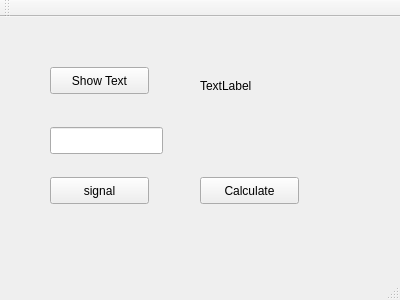
<?xml version="1.0" encoding="UTF-8"?>
<ui version="4.0">
 <class>MainWindow</class>
 <widget class="QMainWindow" name="MainWindow">
  <property name="geometry">
   <rect>
    <x>0</x>
    <y>0</y>
    <width>400</width>
    <height>300</height>
   </rect>
  </property>
  <property name="windowTitle">
   <string>MainWindow</string>
  </property>
  <widget class="QWidget" name="centralWidget">
   <widget class="QPushButton" name="pushButton">
    <property name="geometry">
     <rect>
      <x>50</x>
      <y>50</y>
      <width>99</width>
      <height>27</height>
     </rect>
    </property>
    <property name="text">
     <string>Show Text</string>
    </property>
   </widget>
   <widget class="QLabel" name="label">
    <property name="geometry">
     <rect>
      <x>200</x>
      <y>60</y>
      <width>181</width>
      <height>17</height>
     </rect>
    </property>
    <property name="text">
     <string>TextLabel</string>
    </property>
   </widget>
   <widget class="QLineEdit" name="lineEdit">
    <property name="geometry">
     <rect>
      <x>50</x>
      <y>110</y>
      <width>113</width>
      <height>27</height>
     </rect>
    </property>
   </widget>
   <widget class="QPushButton" name="pushButton_2">
    <property name="geometry">
     <rect>
      <x>50</x>
      <y>160</y>
      <width>99</width>
      <height>27</height>
     </rect>
    </property>
    <property name="text">
     <string>signal</string>
    </property>
   </widget>
   <widget class="QPushButton" name="pushButton_3">
    <property name="geometry">
     <rect>
      <x>200</x>
      <y>160</y>
      <width>99</width>
      <height>27</height>
     </rect>
    </property>
    <property name="text">
     <string>Calculate</string>
    </property>
   </widget>
  </widget>
  <widget class="QMenuBar" name="menuBar">
   <property name="geometry">
    <rect>
     <x>0</x>
     <y>0</y>
     <width>400</width>
     <height>31</height>
    </rect>
   </property>
  </widget>
  <widget class="QToolBar" name="mainToolBar">
   <attribute name="toolBarArea">
    <enum>TopToolBarArea</enum>
   </attribute>
   <attribute name="toolBarBreak">
    <bool>false</bool>
   </attribute>
  </widget>
  <widget class="QStatusBar" name="statusBar"/>
 </widget>
 <layoutdefault spacing="6" margin="11"/>
 <resources/>
 <connections/>
</ui>
